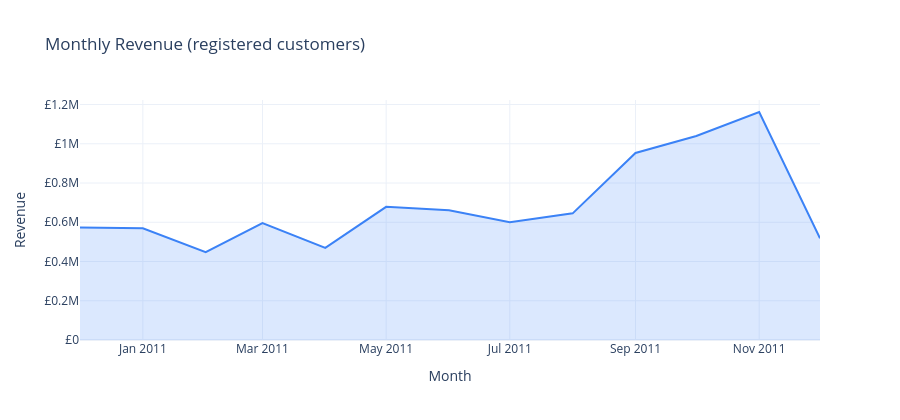

Notebook code for this chart:
### Markdown cell above
## Monthly revenue & the Q4 surge

### Code cell
monthly = (
    reg.groupby(reg["InvoiceDate"].dt.to_period("M"))
    .agg(Revenue=("LineRevenue", "sum"), Orders=("InvoiceNo", "nunique"), Customers=("CustomerID", "nunique"))
    .reset_index()
)
monthly["Month"] = monthly["InvoiceDate"].astype(str)

fig = px.area(monthly, x="Month", y="Revenue", title="Monthly Revenue (registered customers)")
fig.update_traces(line_color="#3b82f6", fillcolor="rgba(59,130,246,0.18)")
fig.update_layout(template="plotly_white", yaxis_tickprefix="£", height=420)
fig.show()

monthly[["Month", "Revenue", "Orders", "Customers"]]

### Figure 1 — Plotly figure (JSON) as saved in the notebook; plotly's stock layout.template omitted (floating-point values rounded to 4 significant figures)
{"data": [{"fillcolor": "rgba(59,130,246,0.18)", "fillpattern": {"shape": ""}, "hovertemplate": "Month=%{x}<br>Revenue=%{y}<extra></extra>", "legendgroup": "", "line": {"color": "#3b82f6"}, "marker": {"symbol": "circle"}, "mode": "lines", "name": "", "orientation": "v", "showlegend": false, "stackgroup": "1", "type": "scatter", "x": ["2010-12", "2011-01", "2011-02", "2011-03", "2011-04", "2011-05", "2011-06", "2011-07", "2011-08", "2011-09", "2011-10", "2011-11", "2011-12"], "xaxis": "x", "y": [572700.0, 569400.0, 447100.0, 595500.0, 469200.0, 678600.0, 661200.0, 600100.0, 645300.0, 952800.0, 1039000.0, 1162000.0, 518200.0], "yaxis": "y"}], "layout": {"height": 420, "legend": {"tracegroupgap": 0}, "title": {"text": "Monthly Revenue (registered customers)"}, "xaxis": {"anchor": "y", "domain": [0, 1], "title": {"text": "Month"}}, "yaxis": {"anchor": "x", "domain": [0, 1], "tickprefix": "£", "title": {"text": "Revenue"}}}}
